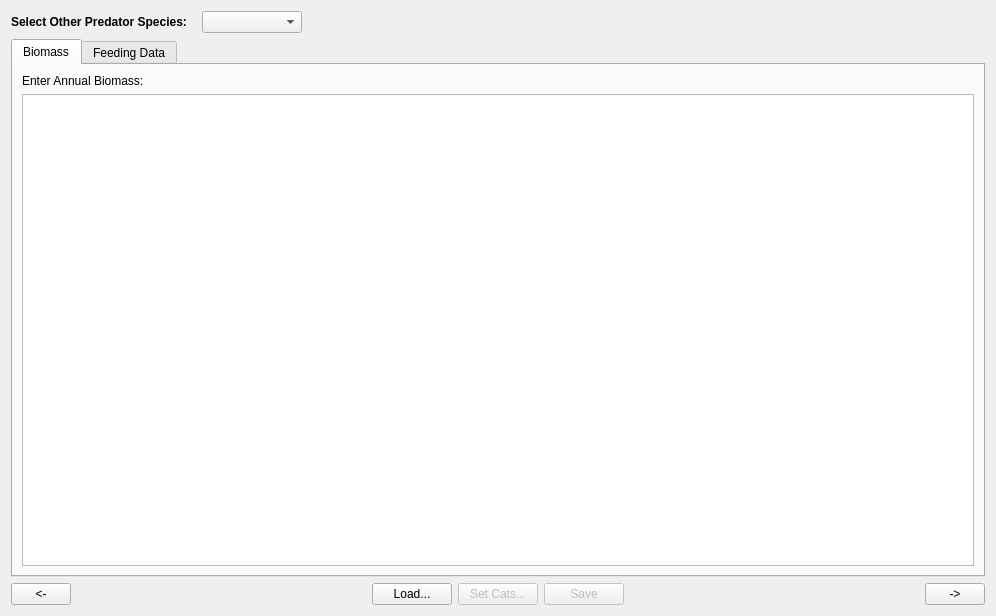
<?xml version="1.0" encoding="UTF-8"?>
<ui version="4.0">
 <class>MSVPA_Tab3</class>
 <widget class="QWidget" name="MSVPA_Tab3">
  <property name="geometry">
   <rect>
    <x>0</x>
    <y>0</y>
    <width>996</width>
    <height>616</height>
   </rect>
  </property>
  <property name="windowTitle">
   <string>Form</string>
  </property>
  <layout class="QVBoxLayout" name="verticalLayout">
   <item>
    <layout class="QHBoxLayout" name="horizontalLayout_96">
     <item>
      <widget class="QLabel" name="label_20">
       <property name="sizePolicy">
        <sizepolicy hsizetype="Fixed" vsizetype="Preferred">
         <horstretch>0</horstretch>
         <verstretch>0</verstretch>
        </sizepolicy>
       </property>
       <property name="minimumSize">
        <size>
         <width>185</width>
         <height>0</height>
        </size>
       </property>
       <property name="maximumSize">
        <size>
         <width>185</width>
         <height>16777215</height>
        </size>
       </property>
       <property name="font">
        <font>
         <weight>75</weight>
         <bold>true</bold>
        </font>
       </property>
       <property name="text">
        <string>Select Other Predator Species:</string>
       </property>
      </widget>
     </item>
     <item>
      <widget class="QComboBox" name="MSVPA_Tab3_OtherPredSpeciesCMB">
       <property name="sizePolicy">
        <sizepolicy hsizetype="Fixed" vsizetype="Fixed">
         <horstretch>0</horstretch>
         <verstretch>0</verstretch>
        </sizepolicy>
       </property>
       <property name="minimumSize">
        <size>
         <width>100</width>
         <height>0</height>
        </size>
       </property>
       <property name="font">
        <font>
         <weight>50</weight>
         <bold>false</bold>
        </font>
       </property>
      </widget>
     </item>
     <item>
      <spacer name="horizontalSpacer_128">
       <property name="orientation">
        <enum>Qt::Horizontal</enum>
       </property>
       <property name="sizeHint" stdset="0">
        <size>
         <width>40</width>
         <height>20</height>
        </size>
       </property>
      </spacer>
     </item>
    </layout>
   </item>
   <item>
    <widget class="QTabWidget" name="MSVPA_Tab3_OtherPredTabs">
     <property name="currentIndex">
      <number>0</number>
     </property>
     <widget class="QWidget" name="tab">
      <attribute name="title">
       <string>Biomass</string>
      </attribute>
      <layout class="QVBoxLayout" name="verticalLayout_2">
       <item>
        <widget class="QLabel" name="MSVPA_Tab3SubTab1_BiomassLBL">
         <property name="enabled">
          <bool>true</bool>
         </property>
         <property name="font">
          <font>
           <weight>50</weight>
           <bold>false</bold>
          </font>
         </property>
         <property name="text">
          <string>Enter Annual Biomass:</string>
         </property>
        </widget>
       </item>
       <item>
        <widget class="QTableView" name="MSVPA_Tab3_BiomassTV">
         <property name="font">
          <font>
           <weight>50</weight>
           <bold>false</bold>
          </font>
         </property>
         <property name="toolTip">
          <string>Biomass (metric tons) per selected species</string>
         </property>
         <property name="statusTip">
          <string>Biomass (metric tons) per selected species</string>
         </property>
        </widget>
       </item>
      </layout>
     </widget>
     <widget class="QWidget" name="tab_2">
      <attribute name="title">
       <string>Feeding Data</string>
      </attribute>
      <layout class="QVBoxLayout" name="verticalLayout_36">
       <item>
        <widget class="QLabel" name="MSVPA_Tab3SubTab2_FeedingLBL">
         <property name="font">
          <font>
           <weight>50</weight>
           <bold>false</bold>
          </font>
         </property>
         <property name="text">
          <string>Enter Feeding Data for each size class:</string>
         </property>
        </widget>
       </item>
       <item>
        <widget class="QTableView" name="MSVPA_Tab3_FeedingDataTV">
         <property name="font">
          <font>
           <weight>50</weight>
           <bold>false</bold>
          </font>
         </property>
         <property name="toolTip">
          <string>Biomass (metric tons) per selected species</string>
         </property>
         <property name="statusTip">
          <string>Biomass (metric tons) per selected species</string>
         </property>
        </widget>
       </item>
      </layout>
     </widget>
    </widget>
   </item>
   <item>
    <layout class="QHBoxLayout" name="horizontalLayout_97">
     <item>
      <widget class="QPushButton" name="MSVPA_Tab3_PrevPB">
       <property name="sizePolicy">
        <sizepolicy hsizetype="Fixed" vsizetype="Fixed">
         <horstretch>0</horstretch>
         <verstretch>0</verstretch>
        </sizepolicy>
       </property>
       <property name="minimumSize">
        <size>
         <width>60</width>
         <height>0</height>
        </size>
       </property>
       <property name="maximumSize">
        <size>
         <width>60</width>
         <height>16777215</height>
        </size>
       </property>
       <property name="toolTip">
        <string>Go to previous tab page</string>
       </property>
       <property name="statusTip">
        <string>Go to previous tab page</string>
       </property>
       <property name="text">
        <string>&lt;-</string>
       </property>
      </widget>
     </item>
     <item>
      <spacer name="horizontalSpacer_129">
       <property name="orientation">
        <enum>Qt::Horizontal</enum>
       </property>
       <property name="sizeHint" stdset="0">
        <size>
         <width>40</width>
         <height>20</height>
        </size>
       </property>
      </spacer>
     </item>
     <item>
      <widget class="QPushButton" name="MSVPA_Tab3_LoadPB">
       <property name="enabled">
        <bool>true</bool>
       </property>
       <property name="toolTip">
        <string>Load from CSV file</string>
       </property>
       <property name="statusTip">
        <string>Load from CSV file</string>
       </property>
       <property name="text">
        <string>Load...</string>
       </property>
      </widget>
     </item>
     <item>
      <widget class="QPushButton" name="MSVPA_Tab3SubTab2_SetNumCatsPB">
       <property name="enabled">
        <bool>false</bool>
       </property>
       <property name="toolTip">
        <string>Set number of size categories</string>
       </property>
       <property name="statusTip">
        <string>Set number of size categories</string>
       </property>
       <property name="whatsThis">
        <string>&lt;html&gt;&lt;head/&gt;&lt;body&gt;&lt;p align=&quot;center&quot;&gt;&lt;span style=&quot; font-weight:600;&quot;&gt;Set Number of Size Categories&lt;/span&gt;&lt;/p&gt;&lt;p&gt;Click this button if you'd like to enter the Feeding Data manually via the user interface and not by loading a CSV file. In order to know how many columns to display, the software must know how many categories there are, as each column corresponds to a different category.&lt;br/&gt;&lt;/p&gt;&lt;/body&gt;&lt;/html&gt;</string>
       </property>
       <property name="text">
        <string>Set Cats...</string>
       </property>
      </widget>
     </item>
     <item>
      <widget class="QPushButton" name="MSVPA_Tab3_SavePB">
       <property name="enabled">
        <bool>false</bool>
       </property>
       <property name="toolTip">
        <string>Save Feeding Data to CSV file and database</string>
       </property>
       <property name="statusTip">
        <string>Save Feeding Data to CSV file and database</string>
       </property>
       <property name="whatsThis">
        <string>&lt;html&gt;&lt;head/&gt;&lt;body&gt;&lt;p align=&quot;center&quot;&gt;&lt;span style=&quot; font-weight:600;&quot;&gt;Save&lt;/span&gt;&lt;/p&gt;&lt;p&gt;The user must Save after changes to each Prey species. If the user switches Prey without saving, any new Prey data will not be saved in the database.&lt;br/&gt;&lt;/p&gt;&lt;/body&gt;&lt;/html&gt;</string>
       </property>
       <property name="text">
        <string>Save</string>
       </property>
      </widget>
     </item>
     <item>
      <spacer name="verticalSpacer_58">
       <property name="orientation">
        <enum>Qt::Horizontal</enum>
       </property>
       <property name="sizeType">
        <enum>QSizePolicy::Expanding</enum>
       </property>
       <property name="sizeHint" stdset="0">
        <size>
         <width>48</width>
         <height>20</height>
        </size>
       </property>
      </spacer>
     </item>
     <item>
      <widget class="QPushButton" name="MSVPA_Tab3_NextPB">
       <property name="enabled">
        <bool>true</bool>
       </property>
       <property name="sizePolicy">
        <sizepolicy hsizetype="Fixed" vsizetype="Fixed">
         <horstretch>0</horstretch>
         <verstretch>0</verstretch>
        </sizepolicy>
       </property>
       <property name="minimumSize">
        <size>
         <width>60</width>
         <height>0</height>
        </size>
       </property>
       <property name="maximumSize">
        <size>
         <width>60</width>
         <height>16777215</height>
        </size>
       </property>
       <property name="toolTip">
        <string>Go to next tab page</string>
       </property>
       <property name="statusTip">
        <string>Go to next tab page</string>
       </property>
       <property name="text">
        <string>-&gt;</string>
       </property>
      </widget>
     </item>
    </layout>
   </item>
  </layout>
 </widget>
 <resources/>
 <connections/>
</ui>
